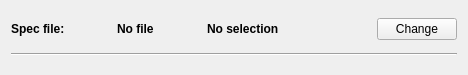
<?xml version="1.0" encoding="UTF-8"?>
<ui version="4.0">
 <class>Form</class>
 <widget class="QWidget" name="Form">
  <property name="geometry">
   <rect>
    <x>0</x>
    <y>0</y>
    <width>468</width>
    <height>75</height>
   </rect>
  </property>
  <property name="windowTitle">
   <string>DataInputDisplay</string>
  </property>
  <layout class="QGridLayout" name="gridLayout">
   <item row="0" column="0">
    <layout class="QVBoxLayout" name="verticalLayout">
     <item>
      <layout class="QHBoxLayout" name="horizontalLayout">
       <item>
        <widget class="QLabel" name="label">
         <property name="font">
          <font>
           <weight>75</weight>
           <bold>true</bold>
          </font>
         </property>
         <property name="text">
          <string>Spec file:</string>
         </property>
        </widget>
       </item>
       <item>
        <spacer name="horizontalSpacer_4">
         <property name="orientation">
          <enum>Qt::Horizontal</enum>
         </property>
         <property name="sizeHint" stdset="0">
          <size>
           <width>40</width>
           <height>20</height>
          </size>
         </property>
        </spacer>
       </item>
       <item>
        <widget class="QLabel" name="fileLabel">
         <property name="font">
          <font>
           <weight>75</weight>
           <bold>true</bold>
          </font>
         </property>
         <property name="text">
          <string>No file</string>
         </property>
        </widget>
       </item>
       <item>
        <spacer name="horizontalSpacer_2">
         <property name="orientation">
          <enum>Qt::Horizontal</enum>
         </property>
         <property name="sizeHint" stdset="0">
          <size>
           <width>40</width>
           <height>20</height>
          </size>
         </property>
        </spacer>
       </item>
       <item>
        <widget class="QLabel" name="scanSelectionDisplay">
         <property name="font">
          <font>
           <weight>75</weight>
           <bold>true</bold>
          </font>
         </property>
         <property name="text">
          <string>No selection</string>
         </property>
        </widget>
       </item>
       <item>
        <spacer name="horizontalSpacer_3">
         <property name="orientation">
          <enum>Qt::Horizontal</enum>
         </property>
         <property name="sizeHint" stdset="0">
          <size>
           <width>40</width>
           <height>20</height>
          </size>
         </property>
        </spacer>
       </item>
       <item>
        <spacer name="horizontalSpacer">
         <property name="orientation">
          <enum>Qt::Horizontal</enum>
         </property>
         <property name="sizeHint" stdset="0">
          <size>
           <width>40</width>
           <height>20</height>
          </size>
         </property>
        </spacer>
       </item>
       <item>
        <widget class="QPushButton" name="changeFile">
         <property name="text">
          <string>Change</string>
         </property>
        </widget>
       </item>
      </layout>
     </item>
    </layout>
   </item>
   <item row="1" column="0">
    <widget class="Line" name="line_2">
     <property name="orientation">
      <enum>Qt::Horizontal</enum>
     </property>
    </widget>
   </item>
  </layout>
 </widget>
 <resources/>
 <connections/>
</ui>
